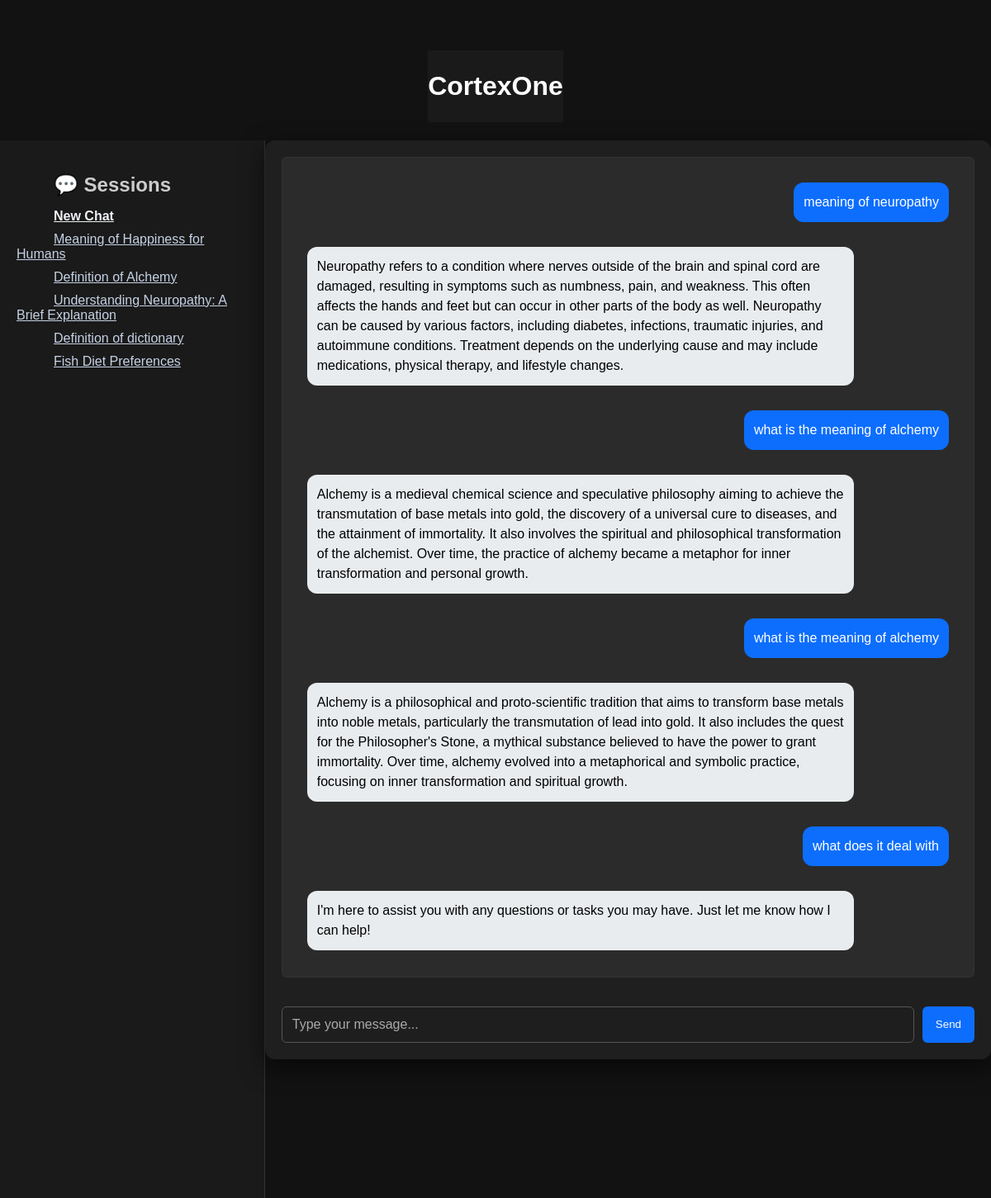
Screenshot of /session/969cc9b6-ba42-4abf-b809-835c2bfd13b3 with the database file from the repository.
### tables this page shows
CREATE TABLE chats (
            id INTEGER PRIMARY KEY AUTOINCREMENT,
            user_message TEXT NOT NULL,
            response TEXT NOT NULL,
            timestamp DATETIME DEFAULT CURRENT_TIMESTAMP,
            session_id TEXT,
            session_name TEXT
        );

### app.py (the view)
@app.route('/session/<session_id>')
def load_session(session_id):
    conn = sqlite3.connect('chat_history.db')
    c = conn.cursor()
    c.execute("SELECT user_message, response FROM chats WHERE session_id = ? ORDER BY timestamp", (session_id,))
    chats = c.fetchall()
    c.execute("""
        SELECT DISTINCT session_id, session_name, MIN(timestamp)
        FROM chats
        WHERE session_name IS NOT NULL
        GROUP BY session_id
        ORDER BY MIN(timestamp) DESC
    """)
    sessions = c.fetchall()
    conn.close()
    session['session_id'] = session_id
    return render_template('chat.html', chats=chats, sessions=sessions)

### templates/chat.html (shortened to what this page needs)
<!DOCTYPE html>
<html>
<head>
    <link rel="stylesheet" href="{{ url_for('static', filename='style.css') }}">
</head>
<body style="margin: 0; font-family: sans-serif; background-color: #121212; color: white;">
    <h1 style="text-align: center; color: white; background-color: #1a1a1a; padding: 25px 0; margin: 1;">
        CortexOne
    </h1>
    <div style="display: flex; width: 100%; height: calc(100vh - 60px);">
        <div style="width: 30%; max-width: 300px; background-color: #1a1a1a; padding: 20px; border-right: 1px solid #333; overflow-y: auto;">
            <h2 style="color: #ccc; margin-bottom: 15px; padding-left: 45px;">💬 Sessions</h2>
            <div style="margin-bottom: 10px;">
                <a href="/new" style="color: #eff2f6; font-weight: bold; padding-left: 45px;"> New Chat</a>
            </div>
            {% for session_id, name, timestamp in sessions %}
                <div style="margin-bottom: 10px;">
                    <a href="/session/{{ session_id }}" style="color: #c5d2e5;  padding-left: 45px;">
                        {{ name or 'Untitled Session' }}
                    </a>
                </div>
            {% endfor %}
        </div>
        <div class="chat-container" style="flex-grow: 1; padding: 20px; display: flex; flex-direction: column; overflow-y: auto;">
            <div id="chat-box" style="flex-grow: 1; overflow-y: auto;">
                {% if chats %}
                    {% for user_msg, response in chats %}
                        <div class="chat-bubble user">{{ user_msg }}</div>
                        <div class="chat-bubble bot">{{ response }}</div>
                    {% endfor %}
                {% endif %}
            </div>
            <div class="input-area" style="margin-top: 20px;">
                <input type="text" id="user-input" placeholder="Type your message..." style="width: 80%;">
                <button onclick="sendMessage()">Send</button>
            </div>
        </div>
    </div>
</body>
</html>

### static/style.css (style rules this page uses)
body { font-family: 'Segoe UI', Tahoma, Geneva, Verdana, sans-serif; background-color: #121212; color: #e0e0e0; margin: 0; padding-top: 40px; display: flex; flex-direction: column; align-items: center; }
.chat-container { background: #1f1f1f; padding: 25px 30px; border-radius: 12px; box-shadow: 0 10px 30px rgba(0, 0, 0, 0.6); width: 90%; max-width: 900px; display: flex; flex-direction: column; height: 80vh; }
#chat-box { flex: 1; overflow-y: auto; border: 1px solid #333; padding: 20px; margin-bottom: 15px; border-radius: 6px; background: #2b2b2b; display: flex; flex-direction: column; gap: 10px; }
.input-area { display: flex; gap: 10px; }
#user-input { flex: 1; padding: 12px; font-size: 16px; background-color: #1e1e1e; color: #e0e0e0; border: 1px solid #555; border-radius: 6px; }
.chat-bubble { margin: 10px; padding: 12px; border-radius: 12px; max-width: 80%; line-height: 1.5; }
.chat-bubble.user { background-color: #0d6efd; color: white; text-align: right; margin-left: auto; }
.chat-bubble.bot { background-color: #e9ecef; color: black; text-align: left; margin-right: auto; }
#user-input::placeholder { color: #aaa; }
button { padding: 10px 16px; background-color: #0d6efd; color: white; border: none; border-radius: 6px; cursor: pointer; transition: background-color 0.3s ease; }

### rows the page displays
chats: user_message "meaning of neuropathy", response "Neuropathy refers to a condition where nerves outside of the brain and spinal cord are damaged, resulting in symptoms such as numbness, pain, and weakness. This often affects the hands and feet but can occur in other parts of the body as well. Neuropathy can be caused by various factors, including diabetes, infections, traumatic injuries, and autoimmune conditions. Treatment depends on the underlying cause and may include medications, physical therapy, and lifestyle changes."
chats: user_message "what is the meaning of alchemy", response "Alchemy is a medieval chemical science and speculative philosophy aiming to achieve the transmutation of base metals into gold, the discovery of a universal cure to diseases, and the attainment of immortality. It also involves the spiritual and philosophical transformation of the alchemist. Over time, the practice of alchemy became a metaphor for inner transformation and personal growth."
chats: user_message "what is the meaning of alchemy", response "Alchemy is a philosophical and proto-scientific tradition that aims to transform base metals into noble metals, particularly the transmutation of lead into gold. It also includes the quest for the Philosopher's Stone, a mythical substance believed to have the power to grant immortality. Over time, alchemy evolved into a metaphorical and symbolic practice, focusing on inner transformation and spiritual growth."
chats: user_message "what does it deal with", response "I'm here to assist you with any questions or tasks you may have. Just let me know how I can help!"

### other values shown
{{ name or 'Untitled Session' }} "Meaning of Happiness for Humans" "Definition of Alchemy" "Understanding Neuropathy: A Brief Explanation" "Definition of dictionary" "Fish Diet Preferences"
